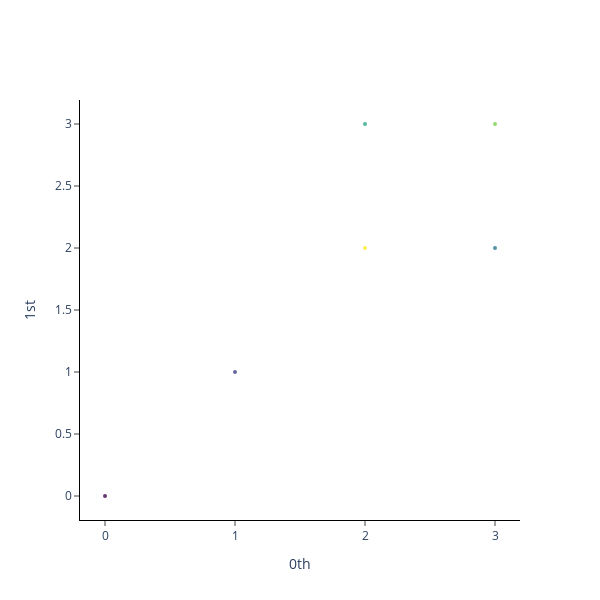

The notebook cell saved with this chart:
### Code cell
from gtda.plotting import plot_point_cloud

plot_point_cloud(points[0])

### Figure 1 — Plotly figure (JSON) as saved in the notebook; plotly's stock layout.template omitted (floating-point values rounded to 4 significant figures)
{"data": [{"marker": {"color": [0, 1, 2, 3, 4, 5], "colorscale": [[0, "#440154"], [0.1111, "#482878"], [0.2222, "#3e4989"], [0.3333, "#31688e"], [0.4444, "#26828e"], [0.5556, "#1f9e89"], [0.6667, "#35b779"], [0.7778, "#6ece58"], [0.8889, "#b5de2b"], [1, "#fde725"]], "opacity": 0.8, "size": 4}, "mode": "markers", "type": "scatter", "x": [0, 1, 3, 2, 3, 2], "y": [0, 1, 2, 3, 3, 2]}], "layout": {"height": 600, "plot_bgcolor": "white", "width": 600, "xaxis": {"anchor": "x", "exponentformat": "e", "linecolor": "black", "linewidth": 1, "mirror": false, "showexponent": "all", "showline": true, "side": "bottom", "ticks": "outside", "title": {"text": "0th"}, "type": "linear", "zeroline": true}, "yaxis": {"anchor": "y", "exponentformat": "e", "linecolor": "black", "linewidth": 1, "mirror": false, "showexponent": "all", "showline": true, "side": "left", "ticks": "outside", "title": {"text": "1st"}, "type": "linear", "zeroline": true}}}
